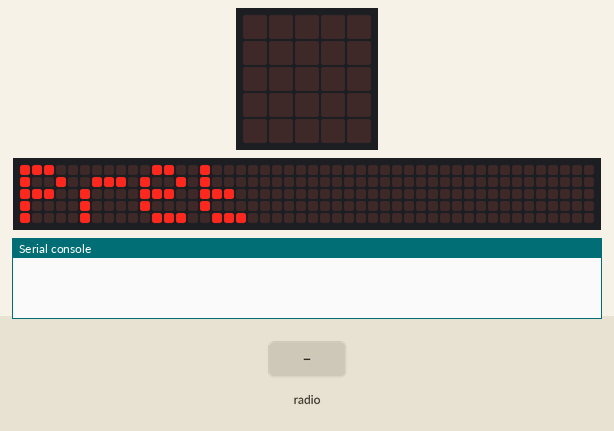
Recording of a program running on a simulated BBC micro:bit running MicroPython. Shown: the board's 5×5 LED display, a strip that is not on the board, showing the scrolling text unrolled, the last lines printed to the serial console. The test bench sets the inputs (shaded band). The 48×5 strip is a reading aid, not a part: it shows the text the display is scrolling, unrolled, one strip-width of it at a time.

Above: at 3.5 s.
4.9 s: radio message "1" arrives
At 6.1 s:
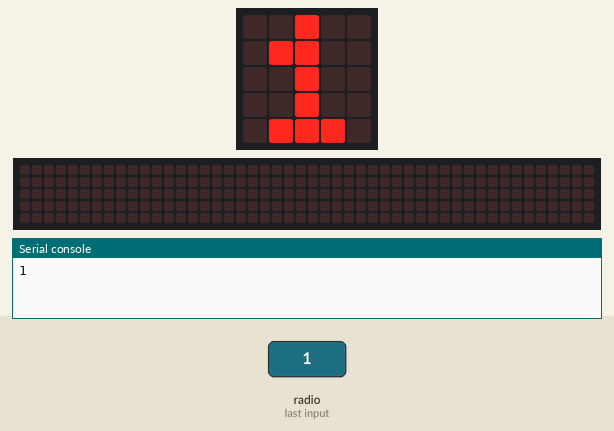
6.4 s: radio message "2" arrives
At 7.3 s:
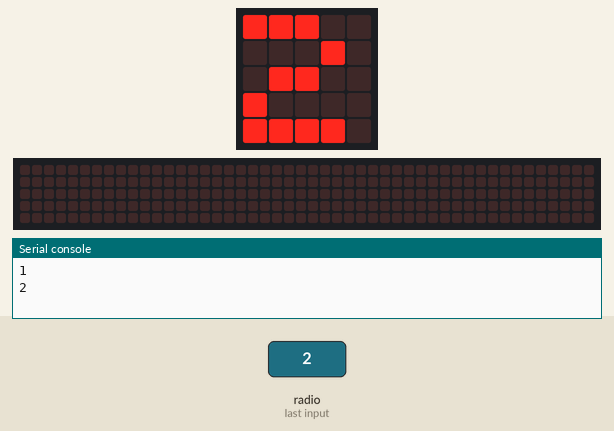
Timing chart, 0 to 9.4 s (numbered marks = the images above; inputs shaded):
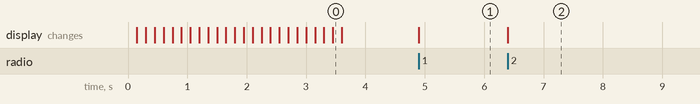

Measured:
- after the input at 4.9 s, the display: changes at once (image 1)
- after the input at 6.4 s, the display: changes at once (image 2)

The program:

recepteur.py
```python
from microbit import *
import radio, time

uart.init(baudrate=115200)
msg_bytes = uart.read()
baudrate = 115200
msg_str = str(msg_bytes)
microbit_uart_timeout_char = 13000 / baudrate + 1
radio.config(
    length=32,
    queue=3,
    channel=18,
    power=0,
    address=0x75626974,
    group=0,
    data_rate=radio.RATE_1MBIT,
)
radio.on()
test = 0
mouv = 0
display.scroll("Pret")


while True:
    msg_str = str(msg_bytes)
    incomming = radio.receive()
    choix = 0

    if incomming == "1":
        print("1")
        display.show("1")
    if incomming == "2":
        print("2")
        display.show("2")
    if incomming == "3":
        print("3")
        display.show("3")
    if incomming == "4":
        print("4")
        display.show("4")
```
